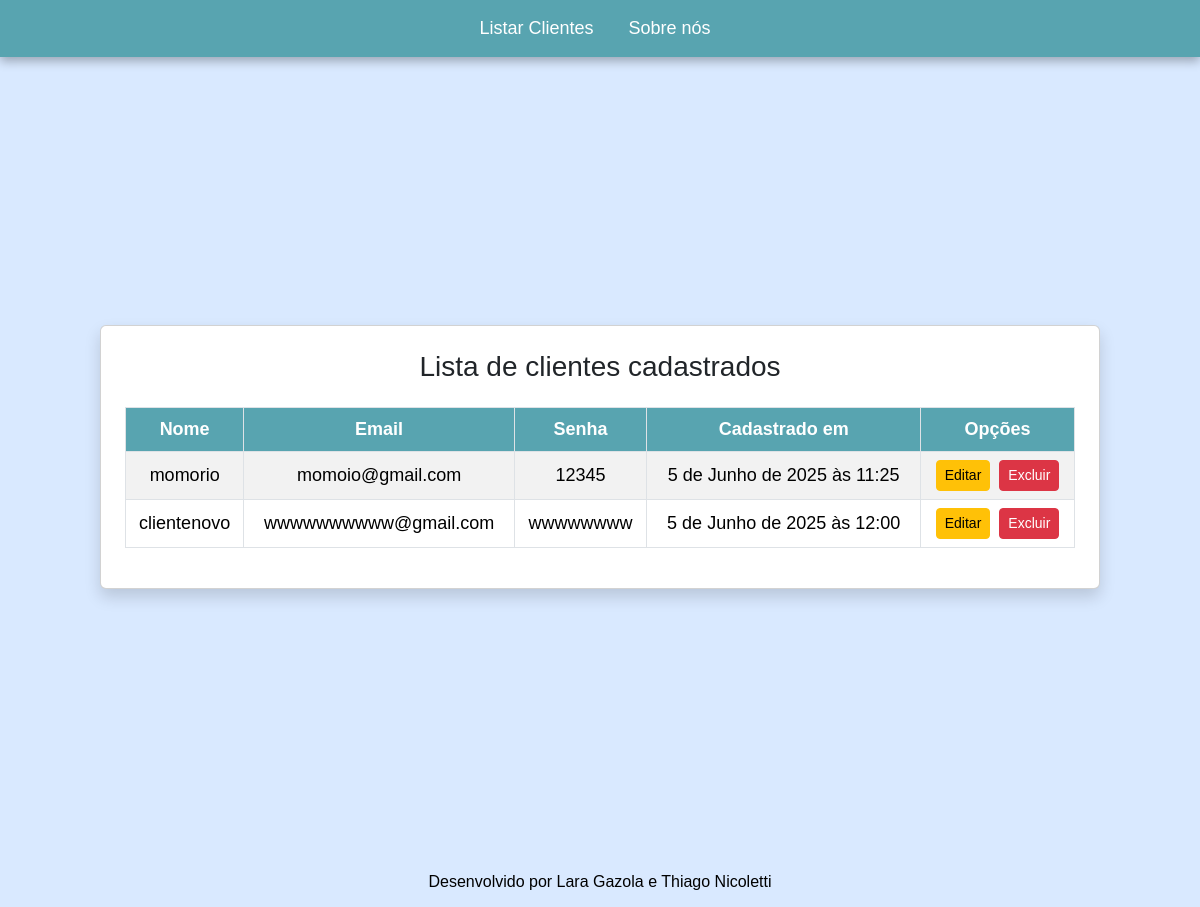
Screenshot of /cadastro/ (signed in) with the database file from the repository.
### paginasweb/models.py (models this page shows, shortened)
class Cadastro(models.Model):
    nome = models.CharField(max_length=30, verbose_name="Nome")
    email = models.EmailField(max_length=255, verbose_name="E-mail")
    senha = models.CharField(max_length=255, verbose_name="Senha")
    cadastrado_em = models.DateTimeField(max_length=30, auto_now_add=True)
    usuario = models.OneToOneField(User, on_delete=models.CASCADE, null=True, blank=True)

### paginasweb/views.py (the view)
# urls.py: path('cadastro/', CadastroView.as_view(), name='cadastro'), # Pagina de cadastro de clientes
class CadastroView(TemplateView):
     template_name = 'paginasweb/cadastro.html'

### paginasweb/templates/paginasweb/clientescadastro.html
{% extends "paginasweb/adminindex.html" %}
{% load static %}
{% block conteudo %}
<div class="d-flex justify-content-center align-items-center min-vh-100">
  <div class="card p-4 shadow flex-fill" style="width: 100%; max-width: 1000px; ">
    <h3 class="text-center mb-4">Lista de clientes cadastrados</h3>
    <div class="table-responsive">
      <table class="table table-striped table-hover table-bordered align-middle text-center">
        <thead>
          <tr>
            <th style="background-color: #58a4b0; color: white;">Nome</th>
            <th style="background-color: #58a4b0; color: white;">Email</th>
            <th style="background-color: #58a4b0; color: white;">Senha</th>
            <th style="background-color: #58a4b0; color: white;">Cadastrado em</th>
            <th style="background-color: #58a4b0; color: white;">Opções</th>
          </tr>
        </thead>
        <tbody>
          {% for obj in object_list %}
          <tr>
            <td>{{ obj.nome }}</td>
            <td>{{ obj.email }}</td>
            <td>{{ obj.senha }}</td>
            <td>{{ obj.cadastrado_em }}</td>
            <td>
              <a href="{% url 'editar-cadastro' obj.pk %}" class="btn btn-sm btn-warning me-1">Editar</a>
              <a href="{% url 'excluir-cadastro' obj.pk %}" class="btn btn-sm btn-danger">Excluir</a>
            </td>
          </tr>
          {% empty %}
          <tr>
            <td colspan="5">Nenhum registro encontrado.</td>
          </tr>
          {% endfor %}
        </tbody>
      </table>
    </div>
  </div>
</div>
{% endblock %}

### static/css/estilo.css (style rules this page uses)
body { background-color: #faf1c3; font-family: Arial, sans-serif; margin: 0; padding: 0; font-size: 18px }
body.admin { background-color: #d9e9ff; font-family: Arial, sans-serif; margin: 0; padding: 0; font-size: 18px }

### rows the page displays
Cadastro: nome "momorio", email "momoio@gmail.com", senha "12345", cadastrado_em "5 de Junho de 2025 às 11:25"
Cadastro: nome "clientenovo", email "wwwwwwwwww@gmail.com", senha "wwwwwwww", cadastrado_em "5 de Junho de 2025 às 12:00"
